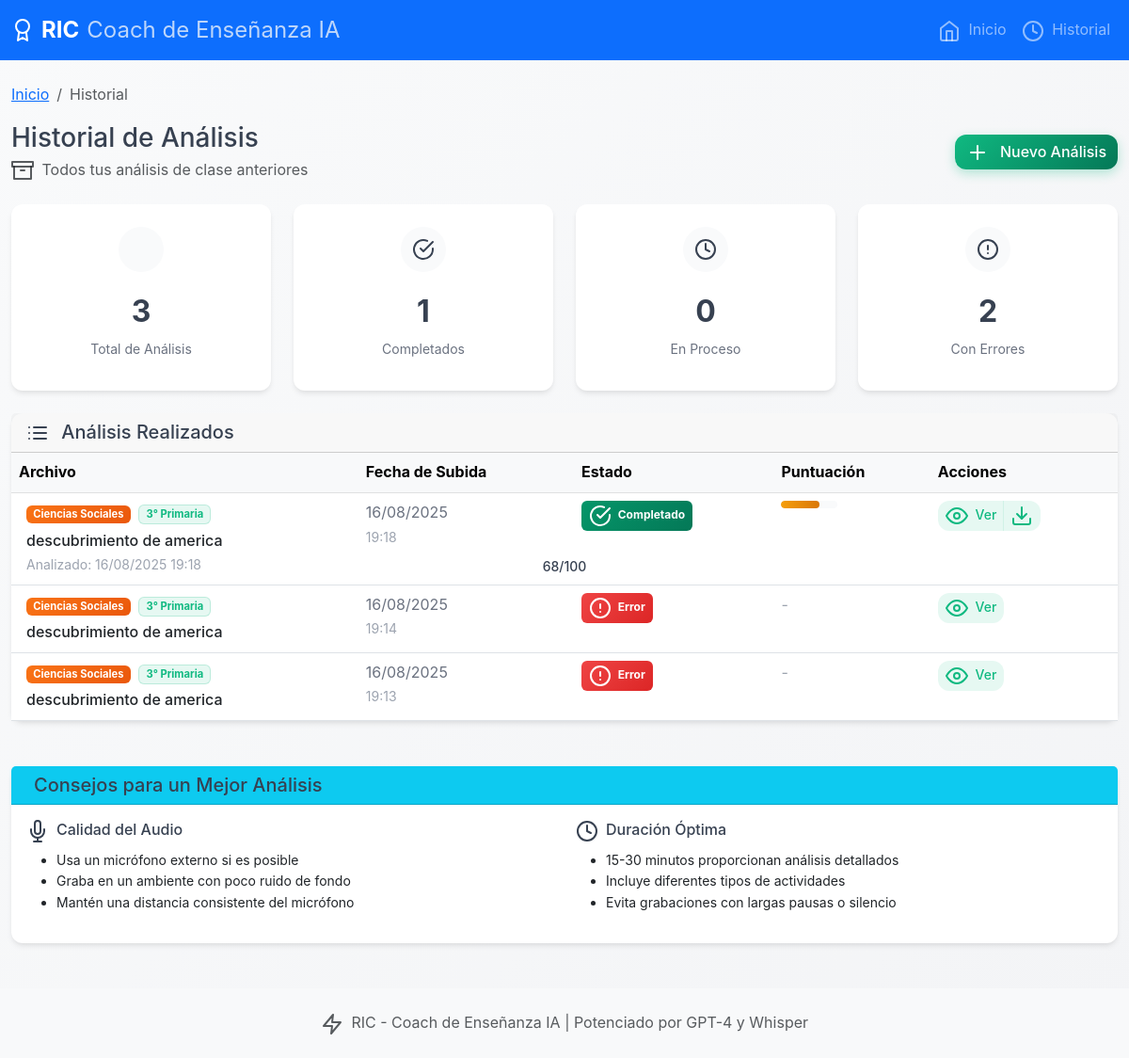
Before: /history with the older database file.
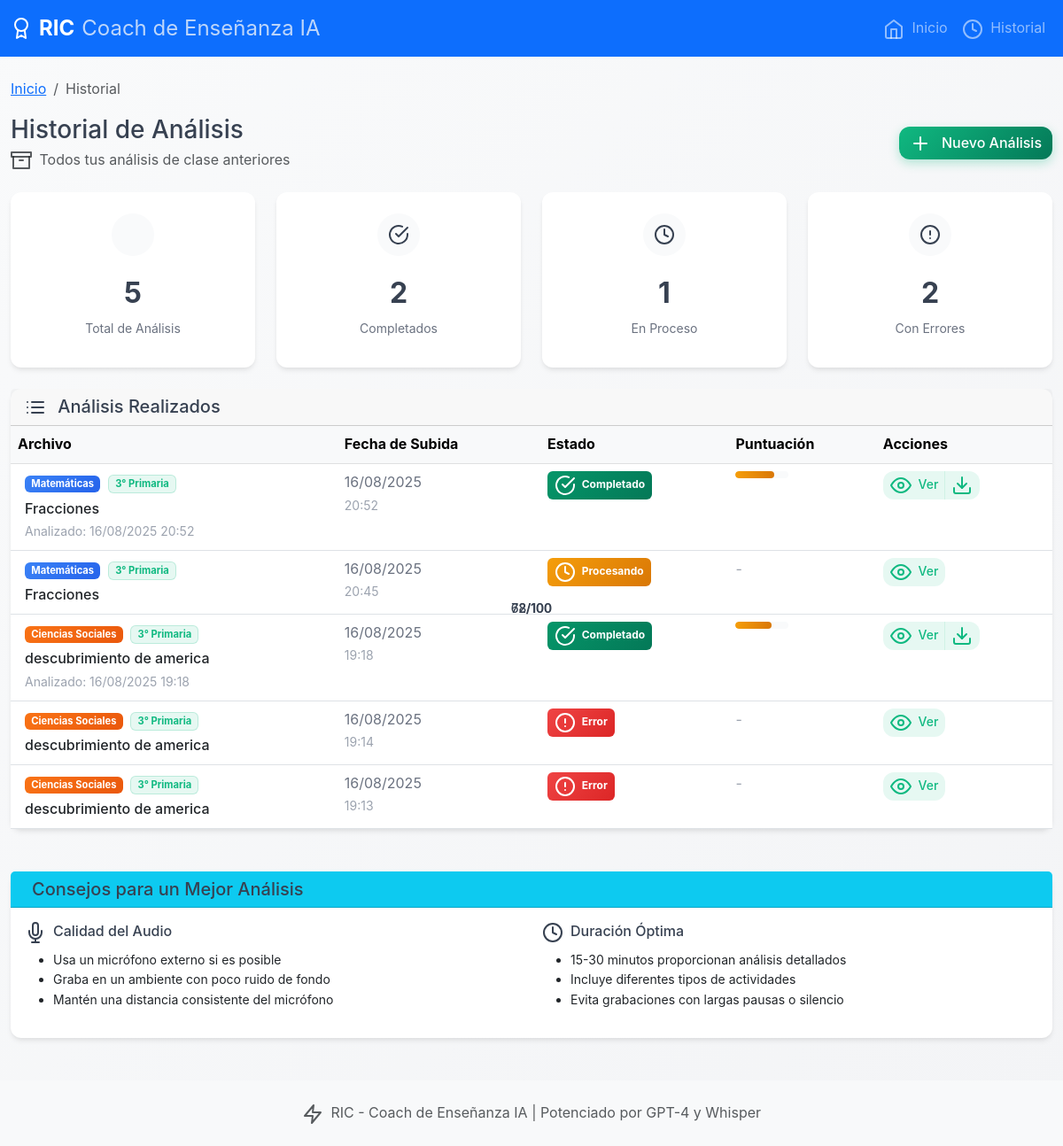
After: the same page with the newer database file.
### models.py (models this page shows, shortened)
class AudioAnalysis(db.Model):
    id = db.Column(db.Integer, primary_key=True)
    filename = db.Column(db.String(255), nullable=False)
    original_filename = db.Column(db.String(255), nullable=False)
    upload_timestamp = db.Column(db.DateTime, default=datetime.utcnow)
    analysis_timestamp = db.Column(db.DateTime)
    subject = db.Column(db.String(100))  # Materia/asignatura
    grade_level = db.Column(db.String(50))  # Grado escolar
    lesson_topic = db.Column(db.String(255))  # Tema de la clase
    additional_context = db.Column(db.Text)  # Contexto adicional
    transcription_text = db.Column(db.Text)
    transcription_data = db.Column(db.Text)  # JSON string for detailed transcription
    prosody_data = db.Column(db.Text)  # JSON string for prosodic metrics
    ric_feedback = db.Column(db.Text)  # JSON string for AI-generated feedback
    status = db.Column(db.String(50), default='uploaded')  # uploaded, processing, completed, error
    error_message = db.Column(db.Text)
    def get_ric_feedback(self):
        if self.ric_feedback:
            try:
                return json.loads(self.ric_feedback)
            except json.JSONDecodeError:
                return {}
        return {}

### routes.py (the view)
@app.route('/history')
def history():
    analyses = AudioAnalysis.query.order_by(AudioAnalysis.upload_timestamp.desc()).all()
    return render_template('history.html', analyses=analyses)

### templates/history.html (shortened to what this page needs)
{% extends "base.html" %}
{% block content %}
<div class="container my-4">
    <div class="row mb-4">
        <div class="col-12">
            <nav aria-label="breadcrumb">
                <ol class="breadcrumb">
                    <li class="breadcrumb-item"><a href="{{ url_for('index') }}">Inicio</a></li>
                    <li class="breadcrumb-item active">Historial</li>
                </ol>
            </nav>
            <div class="d-flex align-items-center justify-content-between">
                <div>
                    <h1 class="h3 mb-1">Historial de Análisis</h1>
                    <p class="text-muted mb-0">
                        <i data-feather="archive" class="me-1"></i>
                        Todos tus análisis de clase anteriores
                    </p>
                </div>
                <div>
                    <a href="{{ url_for('index') }}" class="btn btn-primary">
                        <i data-feather="plus" class="me-2"></i>
                        Nuevo Análisis
                    </a>
                </div>
            </div>
        </div>
    </div>
    <div class="row mb-4">
        <div class="col-md-3">
            <div class="metric-card">
                <div class="metric-icon">
                </div>
                <div class="metric-value">{{ analyses|length }}</div>
                <div class="metric-label">Total de Análisis</div>
            </div>
        </div>
        <div class="col-md-3">
            <div class="metric-card">
                <div class="metric-icon">
                    <i data-feather="check-circle"></i>
                </div>
                <div class="metric-value">{{ analyses|selectattr('status', 'equalto', 'completed')|list|length }}</div>
                <div class="metric-label">Completados</div>
            </div>
        </div>
        <div class="col-md-3">
            <div class="metric-card">
                <div class="metric-icon">
                    <i data-feather="clock"></i>
                </div>
                <div class="metric-value">{{ analyses|selectattr('status', 'equalto', 'processing')|list|length }}</div>
                <div class="metric-label">En Proceso</div>
            </div>
        </div>
        <div class="col-md-3">
            <div class="metric-card">
                <div class="metric-icon">
                    <i data-feather="alert-circle"></i>
                </div>
                <div class="metric-value">{{ analyses|selectattr('status', 'equalto', 'error')|list|length }}</div>
                <div class="metric-label">Con Errores</div>
            </div>
        </div>
    </div>
    <div class="row">
        <div class="col-12">
            {% if analyses %}
                <div class="card">
                    <div class="card-header">
                        <h5 class="mb-0">
                            <i data-feather="list" class="me-2"></i>
                            Análisis Realizados
                        </h5>
                    </div>
                    <div class="card-body p-0">
                        <div class="table-responsive">
                            <table class="table table-hover mb-0">
                                <thead class="table-light">
                                    <tr>
                                        <th>Archivo</th>
                                        <th>Fecha de Subida</th>
                                        <th>Estado</th>
                                        <th>Puntuación</th>
                                        <th>Acciones</th>
                                    </tr>
                                </thead>
                                <tbody>
                                    {% for analysis in analyses %}
                                    <tr>
                                        <td>
                                            <div class="d-flex align-items-center">
                                                <div>
                                                    {% if analysis.subject %}
                                                    <div class="subject-info mb-1">
                                                        <span class="badge bg-subject-{{ analysis.subject|replace(' ', '_')|replace('/', '_')|lower }} me-1" style="font-size: 0.7rem;">
                                                            {{ analysis.subject }}
                                                        </span>
                                                        {% if analysis.grade_level %}
                                                        <span class="badge bg-grade" style="font-size: 0.7rem;">
                                                            {{ analysis.grade_level }}
                                                        </span>
                                                        {% endif %}
                                                    </div>
                                                    {% endif %}
                                                    <div class="fw-medium lesson-title">
                                                        {% if analysis.lesson_topic %}
                                                            {{ analysis.lesson_topic }}
                                                        {% else %}
                                                            {{ analysis.original_filename[:40] }}{% if analysis.original_filename|length > 40 %}...{% endif %}
                                                        {% endif %}
                                                    </div>
                                                    {% if analysis.analysis_timestamp %}
                                                        <small class="text-soft">
                                                            Analizado: {{ analysis.analysis_timestamp.strftime('%d/%m/%Y %H:%M') }}
                                                        </small>
                                                    {% endif %}
                                                </div>
                                            </div>
                                        </td>
                                        <td>
                                            <span class="text-secondary">
                                                {{ analysis.upload_timestamp.strftime('%d/%m/%Y') }}
                                                <br>
                                                <small class="text-soft">{{ analysis.upload_timestamp.strftime('%H:%M') }}</small>
                                            </span>
                                        </td>
                                        <td>
                                            <span class="badge status-badge-{% if analysis.status == 'completed' %}success{% elif analysis.status == 'error' %}danger{% elif analysis.status == 'processing' %}warning{% else %}secondary{% endif %}">
                                                {% if analysis.status == 'completed' %}
                                                    <i data-feather="check-circle" class="me-1"></i>
                                                    Completado
                                                {% elif analysis.status == 'error' %}
                                                    <i data-feather="alert-circle" class="me-1"></i>
                                                    Error
                                                {% elif analysis.status == 'processing' %}
                                                    <i data-feather="clock" class="me-1"></i>
                                                    Procesando
                                                {% else %}
                                                    <i data-feather="upload" class="me-1"></i>
                                                    Subido
                                                {% endif %}
                                            </span>
                                        </td>
                                        <td>
                                            {% if analysis.status == 'completed' and analysis.ric_feedback %}
                                                {% set feedback = analysis.get_ric_feedback() %}
                                                {% if feedback and feedback.overall_score %}
                                                    <div class="d-flex align-items-center">
                                                        <div class="progress me-2" style="width: 60px; height: 8px; border-radius: 4px;">
                                                            <div class="progress-bar"
                                                                 style="width: {{ feedback.overall_score }}%; background: {{ 'linear-gradient(90deg, #10b981, #059669)' if feedback.overall_score >= 80 else 'linear-gradient(90deg, #f59e0b, #d97706)' if feedback.overall_score >= 60 else 'linear-gradient(90deg, #ef4444, #dc2626)' }}; border-radius: 4px;">
                                                            </div>
                                                        </div>
                                                        <span class="fw-medium score-text">{{ feedback.overall_score }}/100</span>
                                                    </div>
                                                {% else %}
                                                    <span class="text-soft">-</span>
                                                {% endif %}
                                            {% else %}
                                                <span class="text-soft">-</span>
                                            {% endif %}
                                        </td>
                                        <td>
                                            <div class="btn-group" role="group">
                                                <a href="{{ url_for('analyze', analysis_id=analysis.id) }}"
                                                   class="btn btn-soft-primary btn-sm">
                                                    <i data-feather="eye" class="me-1"></i>
                                                    Ver
                                                </a>
                                                {% if analysis.status == 'completed' %}
                                                    <button class="btn btn-soft-primary btn-sm"
                                                            onclick="exportAnalysis({{ analysis.id }})"
                                                            title="Exportar resultados">
                                                        <i data-feather="download"></i>
                                                    </button>
                                                {% endif %}
                                            </div>
                                        </td>
                                    </tr>
                                    {% endfor %}
                                </tbody>
                            </table>
                        </div>
                    </div>
                </div>
            {% endif %}
        </div>
    </div>
    {% if analyses %}
    <div class="row mt-5">
        <div class="col-12">
            <div class="card border-info">
                <div class="card-header bg-info text-white">
                    <h5 class="mb-0">
                        Consejos para un Mejor Análisis
                    </h5>
                </div>
                <div class="card-body">
                    <div class="row">
                        <div class="col-md-6">
                            <h6><i data-feather="mic" class="me-2"></i>Calidad del Audio</h6>
                            <ul class="small">
                                <li>Usa un micrófono externo si es posible</li>
                                <li>Graba en un ambiente con poco ruido de fondo</li>
                                <li>Mantén una distancia consistente del micrófono</li>
                            </ul>
                        </div>
                        <div class="col-md-6">
                            <h6><i data-feather="clock" class="me-2"></i>Duración Óptima</h6>
                            <ul class="small">
                                <li>15-30 minutos proporcionan análisis detallados</li>
                                <li>Incluye diferentes tipos de actividades</li>
                                <li>Evita grabaciones con largas pausas o silencio</li>
                            </ul>
                        </div>
                    </div>
                </div>
            </div>
        </div>
    </div>
    {% endif %}
</div>
{% endblock %}

### templates/base.html (shortened to what this page needs)
<!DOCTYPE html>
<html lang="es">
<head>
    <link href="https://cdn.jsdelivr.net/npm/bootstrap@5.3.0/dist/css/bootstrap.min.css" rel="stylesheet">
    <link href="{{ url_for('static', filename='css/style.css') }}" rel="stylesheet">
</head>
<body>
    <nav class="navbar navbar-expand-lg navbar-dark bg-primary">
        <div class="container">
            <a class="navbar-brand d-flex align-items-center" href="{{ url_for('index') }}">
                <i data-feather="award" class="me-2"></i>
                <span class="fw-bold">RIC</span>
                <span class="ms-2 text-light opacity-75">Coach de Enseñanza IA</span>
            </a>
            <div class="navbar-nav ms-auto">
                <a class="nav-link" href="{{ url_for('index') }}">
                    <i data-feather="home" class="me-1"></i> Inicio
                </a>
                <a class="nav-link" href="{{ url_for('history') }}">
                    <i data-feather="clock" class="me-1"></i> Historial
                </a>
            </div>
        </div>
    </nav>
    <main>
        {% block content %}{% endblock %}
    </main>
    <footer class="bg-light mt-5 py-4">
        <div class="container text-center text-muted">
            <p class="mb-0">
                <i data-feather="zap" class="me-1"></i>
                RIC - Coach de Enseñanza IA | Potenciado por GPT-4 y Whisper
            </p>
        </div>
    </footer>
</body>
</html>

Changed rows visible on the page:
added AudioAnalysis: subject "Matemáticas", grade_level "3° Primaria", lesson_topic "Fracciones", analysis_timestamp "16/08/2025 20:52", upload_timestamp "16/08/2025", upload_timestamp "20:52", status "completed" (drawn), overall_score "72"
added AudioAnalysis: subject "Matemáticas", grade_level "3° Primaria", lesson_topic "Fracciones", upload_timestamp "16/08/2025", upload_timestamp "20:45", status "processing" (drawn)
Other visible differences:
{{ analyses|length }}: "3" → "5"
{{ analyses|selectattr('status', 'equalto', 'completed')|list|length }}: "1" → "2"
{{ analyses|selectattr('status', 'equalto', 'processing')|list|length }}: "0" → "1"
